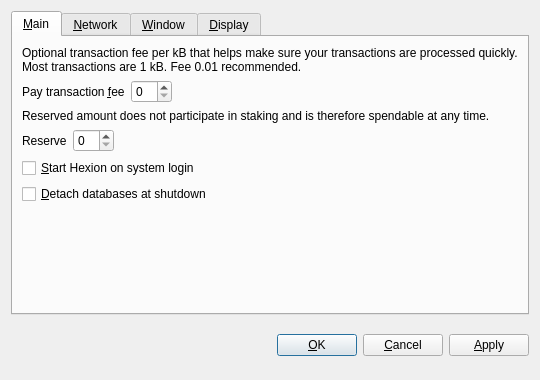
<?xml version="1.0" encoding="UTF-8"?>
<ui version="4.0">
 <class>OptionsDialog</class>
 <widget class="QDialog" name="OptionsDialog">
  <property name="geometry">
   <rect>
    <x>0</x>
    <y>0</y>
    <width>540</width>
    <height>380</height>
   </rect>
  </property>
  <property name="windowTitle">
   <string>Options</string>
  </property>
  <property name="modal">
   <bool>true</bool>
  </property>
  <layout class="QVBoxLayout" name="verticalLayout">
   <item>
    <widget class="QTabWidget" name="tabWidget">
     <property name="tabPosition">
      <enum>QTabWidget::North</enum>
     </property>
     <property name="currentIndex">
      <number>0</number>
     </property>
     <widget class="QWidget" name="tabMain">
      <attribute name="title">
       <string>&amp;Main</string>
      </attribute>
      <layout class="QVBoxLayout" name="verticalLayout_Main">
       <item>
        <widget class="QLabel" name="transactionFeeInfoLabel">
         <property name="text">
          <string>Optional transaction fee per kB that helps make sure your transactions are processed quickly. Most transactions are 1 kB. Fee 0.01 recommended.</string>
         </property>
         <property name="textFormat">
          <enum>Qt::PlainText</enum>
         </property>
         <property name="wordWrap">
          <bool>true</bool>
         </property>
        </widget>
       </item>
       <item>
        <layout class="QHBoxLayout" name="horizontalLayoutFee">
         <item>
          <widget class="QLabel" name="transactionFeeLabel">
           <property name="text">
            <string>Pay transaction &amp;fee</string>
           </property>
           <property name="textFormat">
            <enum>Qt::PlainText</enum>
           </property>
           <property name="buddy">
            <cstring>transactionFee</cstring>
           </property>
          </widget>
         </item>
         <item>
          <widget class="BitcoinAmountField" name="transactionFee"/>
         </item>
         <item>
          <spacer name="horizontalSpacerFee">
           <property name="orientation">
            <enum>Qt::Horizontal</enum>
           </property>
           <property name="sizeHint" stdset="0">
            <size>
             <width>40</width>
             <height>20</height>
            </size>
           </property>
          </spacer>
         </item>
        </layout>
       </item>
       <item>
        <widget class="QLabel" name="reserveBalanceInfoLabel">
         <property name="text">
          <string>Reserved amount does not participate in staking and is therefore spendable at any time.</string>
         </property>
         <property name="textFormat">
          <enum>Qt::PlainText</enum>
         </property>
         <property name="wordWrap">
          <bool>true</bool>
         </property>
        </widget>
       </item>
       <item>
        <layout class="QHBoxLayout" name="horizontalLayoutReserveBalance">
         <item>
          <widget class="QLabel" name="reserveBalanceLabel">
           <property name="text">
            <string>Reserve</string>
           </property>
           <property name="textFormat">
            <enum>Qt::PlainText</enum>
           </property>
           <property name="buddy">
            <cstring>reserveBalance</cstring>
           </property>
          </widget>
         </item>
         <item>
          <widget class="BitcoinAmountField" name="reserveBalance"/>
         </item>
         <item>
          <spacer name="horizontalSpacerReserveBalance">
           <property name="orientation">
            <enum>Qt::Horizontal</enum>
           </property>
           <property name="sizeHint" stdset="0">
            <size>
             <width>40</width>
             <height>20</height>
            </size>
           </property>
          </spacer>
         </item>
        </layout>
       </item>
       <item>
        <widget class="QCheckBox" name="bitcoinAtStartup">
         <property name="toolTip">
          <string>Automatically start Hexion after logging in to the system.</string>
         </property>
         <property name="text">
          <string>&amp;Start Hexion on system login</string>
         </property>
        </widget>
       </item>
       <item>
        <widget class="QCheckBox" name="detachDatabases">
         <property name="toolTip">
          <string>Detach block and address databases at shutdown. This means they can be moved to another data directory, but it slows down shutdown. The wallet is always detached.</string>
         </property>
         <property name="text">
          <string>&amp;Detach databases at shutdown</string>
         </property>
        </widget>
       </item>
       <item>
        <spacer name="verticalSpacer_Main">
         <property name="orientation">
          <enum>Qt::Vertical</enum>
         </property>
         <property name="sizeHint" stdset="0">
          <size>
           <width>20</width>
           <height>40</height>
          </size>
         </property>
        </spacer>
       </item>
      </layout>
     </widget>
     <widget class="QWidget" name="tabNetwork">
      <attribute name="title">
       <string>&amp;Network</string>
      </attribute>
      <layout class="QVBoxLayout" name="verticalLayout_Network">
       <item>
        <widget class="QCheckBox" name="mapPortUpnp">
         <property name="toolTip">
          <string>Automatically open the Hexion client port on the router. This only works when your router supports UPnP and it is enabled.</string>
         </property>
         <property name="text">
          <string>Map port using &amp;UPnP</string>
         </property>
        </widget>
       </item>
       <item>
        <widget class="QCheckBox" name="connectSocks">
         <property name="toolTip">
          <string>Connect to the Hexion network through a SOCKS proxy (e.g. when connecting through Tor).</string>
         </property>
         <property name="text">
          <string>&amp;Connect through SOCKS proxy:</string>
         </property>
        </widget>
       </item>
       <item>
        <layout class="QHBoxLayout" name="horizontalLayout_Network">
         <item>
          <widget class="QLabel" name="proxyIpLabel">
           <property name="text">
            <string>Proxy &amp;IP:</string>
           </property>
           <property name="textFormat">
            <enum>Qt::PlainText</enum>
           </property>
           <property name="buddy">
            <cstring>proxyIp</cstring>
           </property>
          </widget>
         </item>
         <item>
          <widget class="QValidatedLineEdit" name="proxyIp">
           <property name="maximumSize">
            <size>
             <width>140</width>
             <height>16777215</height>
            </size>
           </property>
           <property name="toolTip">
            <string>IP address of the proxy (e.g. 127.0.0.1)</string>
           </property>
          </widget>
         </item>
         <item>
          <widget class="QLabel" name="proxyPortLabel">
           <property name="text">
            <string>&amp;Port:</string>
           </property>
           <property name="textFormat">
            <enum>Qt::PlainText</enum>
           </property>
           <property name="buddy">
            <cstring>proxyPort</cstring>
           </property>
          </widget>
         </item>
         <item>
          <widget class="QLineEdit" name="proxyPort">
           <property name="maximumSize">
            <size>
             <width>55</width>
             <height>16777215</height>
            </size>
           </property>
           <property name="toolTip">
            <string>Port of the proxy (e.g. 9050)</string>
           </property>
          </widget>
         </item>
         <item>
          <widget class="QLabel" name="socksVersionLabel">
           <property name="text">
            <string>SOCKS &amp;Version:</string>
           </property>
           <property name="textFormat">
            <enum>Qt::PlainText</enum>
           </property>
           <property name="buddy">
            <cstring>socksVersion</cstring>
           </property>
          </widget>
         </item>
         <item>
          <widget class="QValueComboBox" name="socksVersion">
           <property name="toolTip">
            <string>SOCKS version of the proxy (e.g. 5)</string>
           </property>
          </widget>
         </item>
         <item>
          <spacer name="horizontalSpacer_Network">
           <property name="orientation">
            <enum>Qt::Horizontal</enum>
           </property>
           <property name="sizeHint" stdset="0">
            <size>
             <width>40</width>
             <height>20</height>
            </size>
           </property>
          </spacer>
         </item>
        </layout>
       </item>
       <item>
        <spacer name="verticalSpacer_Network">
         <property name="orientation">
          <enum>Qt::Vertical</enum>
         </property>
         <property name="sizeHint" stdset="0">
          <size>
           <width>20</width>
           <height>40</height>
          </size>
         </property>
        </spacer>
       </item>
      </layout>
     </widget>
     <widget class="QWidget" name="tabWindow">
      <attribute name="title">
       <string>&amp;Window</string>
      </attribute>
      <layout class="QVBoxLayout" name="verticalLayout_Window">
       <item>
        <widget class="QCheckBox" name="minimizeToTray">
         <property name="toolTip">
          <string>Show only a tray icon after minimizing the window.</string>
         </property>
         <property name="text">
          <string>&amp;Minimize to the tray instead of the taskbar</string>
         </property>
        </widget>
       </item>
       <item>
        <widget class="QCheckBox" name="minimizeOnClose">
         <property name="toolTip">
          <string>Minimize instead of exit the application when the window is closed. When this option is enabled, the application will be closed only after selecting Quit in the menu.</string>
         </property>
         <property name="text">
          <string>M&amp;inimize on close</string>
         </property>
        </widget>
       </item>
       <item>
        <spacer name="verticalSpacer_Window">
         <property name="orientation">
          <enum>Qt::Vertical</enum>
         </property>
         <property name="sizeHint" stdset="0">
          <size>
           <width>20</width>
           <height>40</height>
          </size>
         </property>
        </spacer>
       </item>
      </layout>
     </widget>
     <widget class="QWidget" name="tabDisplay">
      <attribute name="title">
       <string>&amp;Display</string>
      </attribute>
      <layout class="QVBoxLayout" name="verticalLayout_Display">
       <item>
        <layout class="QHBoxLayout" name="horizontalLayout_1_Display">
         <item>
          <widget class="QLabel" name="langLabel">
           <property name="text">
            <string>User Interface &amp;language:</string>
           </property>
           <property name="textFormat">
            <enum>Qt::PlainText</enum>
           </property>
           <property name="buddy">
            <cstring>lang</cstring>
           </property>
          </widget>
         </item>
         <item>
          <widget class="QValueComboBox" name="lang">
           <property name="toolTip">
            <string>The user interface language can be set here. This setting will take effect after restarting Hexion.</string>
           </property>
          </widget>
         </item>
        </layout>
       </item>
       <item>
        <layout class="QHBoxLayout" name="horizontalLayout_2_Display">
         <item>
          <widget class="QLabel" name="unitLabel">
           <property name="text">
            <string>&amp;Unit to show amounts in:</string>
           </property>
           <property name="textFormat">
            <enum>Qt::PlainText</enum>
           </property>
           <property name="buddy">
            <cstring>unit</cstring>
           </property>
          </widget>
         </item>
         <item>
          <widget class="QValueComboBox" name="unit">
           <property name="toolTip">
            <string>Choose the default subdivision unit to show in the interface and when sending coins.</string>
           </property>
          </widget>
         </item>
        </layout>
       </item>
       <item>
        <widget class="QCheckBox" name="displayAddresses">
         <property name="toolTip">
          <string>Whether to show Hexion addresses in the transaction list or not.</string>
         </property>
         <property name="text">
          <string>&amp;Display addresses in transaction list</string>
         </property>
        </widget>
       </item>
       <item>
        <widget class="QCheckBox" name="coinControlFeatures">
         <property name="toolTip">
          <string>Whether to show coin control features or not.</string>
         </property>
         <property name="text">
          <string>Display coin &amp;control features (experts only!)</string>
         </property>
        </widget>
       </item>
       <item>
        <spacer name="verticalSpacer_Display">
         <property name="orientation">
          <enum>Qt::Vertical</enum>
         </property>
         <property name="sizeHint" stdset="0">
          <size>
           <width>20</width>
           <height>40</height>
          </size>
         </property>
        </spacer>
       </item>
      </layout>
     </widget>
    </widget>
   </item>
   <item>
    <layout class="QHBoxLayout" name="horizontalLayout_Buttons">
     <item>
      <spacer name="horizontalSpacer_1">
       <property name="orientation">
        <enum>Qt::Horizontal</enum>
       </property>
       <property name="sizeHint" stdset="0">
        <size>
         <width>40</width>
         <height>48</height>
        </size>
       </property>
      </spacer>
     </item>
     <item>
      <widget class="QLabel" name="statusLabel">
       <property name="font">
        <font>
         <weight>75</weight>
         <bold>true</bold>
        </font>
       </property>
       <property name="text">
        <string/>
       </property>
       <property name="textFormat">
        <enum>Qt::PlainText</enum>
       </property>
       <property name="wordWrap">
        <bool>true</bool>
       </property>
      </widget>
     </item>
     <item>
      <spacer name="horizontalSpacer_2">
       <property name="orientation">
        <enum>Qt::Horizontal</enum>
       </property>
       <property name="sizeHint" stdset="0">
        <size>
         <width>40</width>
         <height>48</height>
        </size>
       </property>
      </spacer>
     </item>
     <item>
      <widget class="QPushButton" name="okButton">
       <property name="text">
        <string>&amp;OK</string>
       </property>
      </widget>
     </item>
     <item>
      <widget class="QPushButton" name="cancelButton">
       <property name="text">
        <string>&amp;Cancel</string>
       </property>
       <property name="autoDefault">
        <bool>false</bool>
       </property>
      </widget>
     </item>
     <item>
      <widget class="QPushButton" name="applyButton">
       <property name="text">
        <string>&amp;Apply</string>
       </property>
       <property name="autoDefault">
        <bool>false</bool>
       </property>
      </widget>
     </item>
    </layout>
   </item>
  </layout>
 </widget>
 <customwidgets>
  <customwidget>
   <class>BitcoinAmountField</class>
   <extends>QSpinBox</extends>
   <header>bitcoinamountfield.h</header>
  </customwidget>
  <customwidget>
   <class>QValueComboBox</class>
   <extends>QComboBox</extends>
   <header>qvaluecombobox.h</header>
  </customwidget>
  <customwidget>
   <class>QValidatedLineEdit</class>
   <extends>QLineEdit</extends>
   <header>qvalidatedlineedit.h</header>
  </customwidget>
 </customwidgets>
 <resources/>
 <connections/>
</ui>
